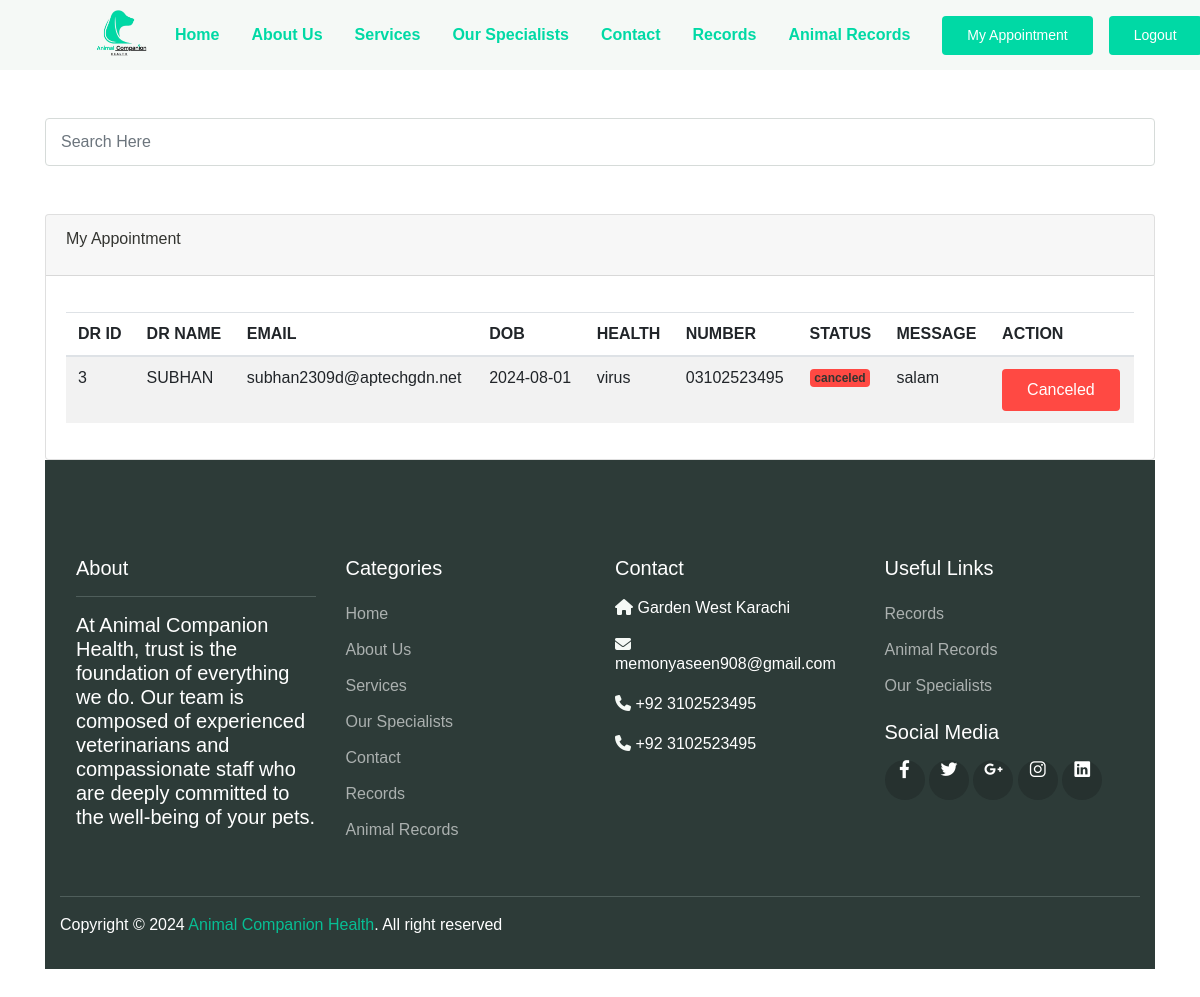
/user_myapp.php (signed in), run on the app's committed database.
### tables this page shows
CREATE TABLE IF NOT EXISTS `appoinment` (
  `id` int NOT NULL AUTO_INCREMENT,
  `name` varchar(100) NOT NULL,
  `email` varchar(100) NOT NULL,
  `dob` varchar(50) NOT NULL,
  `health` varchar(200) NOT NULL,
  `number` varchar(15) NOT NULL,
  `message` varchar(254) NOT NULL,
  `status` varchar(50) NOT NULL,
  PRIMARY KEY (`id`)
);

### user_myapp.php (the view, shortened to what this page needs)
<?php
include('./user_navbar.php');
include('./user_header.php');
?>
<div class="container my-5">
<div>
   <input class="form-control my-5" id="inp" type="text" placeholder="Search Here">
            </div>
 <div class="card">
    <div class="card-header">
        <div  class="card-title">My Appointment</div>
    </div>
    <div class="card-body">
    <div class="table-responsive">
        <table class="table table-striped mt-3">
            <thead>
                <tr>
                    <th scope="col">DR ID</th>
                    <th scope="col">DR NAME</th>
                    <th scope="col">EMAIL</th>
                    <th scope="col">DOB</th>
                    <th scope="col">HEALTH</th>
                    <th scope="col">NUMBER</th>
                    <th scope="col">STATUS</th>
                    <th scope="col">MESSAGE</th>
                    <th scope="col">ACTION</th>
                </tr>
            </thead>
            <tbody>
            <?php
            if(isset($_SESSION['email'])){
                $email = $_SESSION['email'];
            }
                include('./db_conn.php');
                $query = "SELECT * FROM `appoinment` where email = '$email'";
                $result = mysqli_query($con , $query);
                if(!$result){
                    die("Query failed") . mysqli_connect_error();
                }
                else{
                    $row = mysqli_num_rows($result);
                    if($row>0){
                        while($row = mysqli_fetch_assoc($result)){
                            echo "<tr>
                        <td>$row[id]</td>
                        <td>$row[name]</td>
                        <td>$row[email]</td>
                        <td>$row[dob]</td>
                        <td>$row[health]</td>
                        <td>$row[number]</td>
                        <td>";
                        if($row['status'] == 'pending'){
                            echo "<span class='badge bg-warning text-dark'>$row[status]</span>";
                        }
                       elseif($row['status'] == 'approved'){
                        echo "<span class='badge bg-success text-dark'>$row[status]</span>";
                       }
                       else{
                        echo "<span class='badge bg-danger text-dark'>$row[status]</span>";
                       }
                       echo"
                       </td>
                       <td>$row[message]</td>
                       <td>
                       <a href='./delete.php/?id=$row[id]' class='btn  btn-danger'>Canceled</a>
                       </td>
                    </tr>";
                        }
                    }
                    }
                ?>
            </tbody>
        </table>
    </div>
    </div>
</div>
<?php
include('./user_footer.php');
?>

### user-temp/assets/css/theme.css (style rules this page uses)
:root { --primary: #00D9A5; --accent: #FF3D85; --secondary: #4E5AFE; --warning: #EED818; --info: #05B4E1; --danger: #FF4943; --success: #96C93D; --dark: #343531; --light: #F5F9F6; --cs: #596261; --grey: #6E807A; }
body { font-family: "Source Sans Pro", sans-serif; line-height: 1.5; color: #343531; }
a { color: #07be94; text-decoration: none; background-color: transparent; }
.bg-danger { background-color: #FF4943 !important; }
.text-dark { color: #343531 !important; }
.btn-danger { color: #fff; background-color: #FF4943; border-color: transparent; }
.btn { padding: 8px 24px; }
.form-control { padding: 8px 15px; height: calc(1.5em + 1.375rem + 2px); border-color: #d6dbd9; }

### data on the page
appoinment: id "3", name "SUBHAN", email "subhan2309d@aptechgdn.net", dob "2024-08-01", health "virus", number "03102523495", status "canceled", message "salam"
